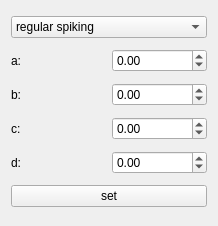
<?xml version="1.0" encoding="UTF-8"?>
<ui version="4.0">
 <class>IzhikevichPropertiesWidget</class>
 <widget class="QWidget" name="IzhikevichPropertiesWidget">
  <property name="geometry">
   <rect>
    <x>0</x>
    <y>0</y>
    <width>218</width>
    <height>226</height>
   </rect>
  </property>
  <property name="windowTitle">
   <string>Form</string>
  </property>
  <layout class="QVBoxLayout" name="verticalLayout">
   <item>
    <widget class="QComboBox" name="comboBox">
     <item>
      <property name="text">
       <string>regular spiking</string>
      </property>
     </item>
     <item>
      <property name="text">
       <string>intrinsically bursting</string>
      </property>
     </item>
     <item>
      <property name="text">
       <string>chattering</string>
      </property>
     </item>
     <item>
      <property name="text">
       <string>fast spiking</string>
      </property>
     </item>
     <item>
      <property name="text">
       <string>thalamo cortical</string>
      </property>
     </item>
     <item>
      <property name="text">
       <string>resonator</string>
      </property>
     </item>
     <item>
      <property name="text">
       <string>low-threshold spiking</string>
      </property>
     </item>
    </widget>
   </item>
   <item>
    <layout class="QHBoxLayout" name="horizontalLayout_7">
     <item>
      <widget class="QLabel" name="label_a">
       <property name="text">
        <string>a:</string>
       </property>
      </widget>
     </item>
     <item>
      <widget class="QDoubleSpinBox" name="a">
       <property name="minimum">
        <double>-999.000000000000000</double>
       </property>
       <property name="maximum">
        <double>999.000000000000000</double>
       </property>
      </widget>
     </item>
    </layout>
   </item>
   <item>
    <layout class="QHBoxLayout" name="horizontalLayout_8">
     <item>
      <widget class="QLabel" name="label_b">
       <property name="text">
        <string>b:</string>
       </property>
      </widget>
     </item>
     <item>
      <widget class="QDoubleSpinBox" name="b">
       <property name="minimum">
        <double>-999.000000000000000</double>
       </property>
       <property name="maximum">
        <double>999.000000000000000</double>
       </property>
      </widget>
     </item>
    </layout>
   </item>
   <item>
    <layout class="QHBoxLayout" name="horizontalLayout_9">
     <item>
      <widget class="QLabel" name="label_c">
       <property name="text">
        <string>c:</string>
       </property>
      </widget>
     </item>
     <item>
      <widget class="QDoubleSpinBox" name="c">
       <property name="minimum">
        <double>-999.000000000000000</double>
       </property>
       <property name="maximum">
        <double>999.000000000000000</double>
       </property>
      </widget>
     </item>
    </layout>
   </item>
   <item>
    <layout class="QHBoxLayout" name="horizontalLayout_10">
     <item>
      <widget class="QLabel" name="label_d">
       <property name="text">
        <string>d:</string>
       </property>
      </widget>
     </item>
     <item>
      <widget class="QDoubleSpinBox" name="d">
       <property name="minimum">
        <double>-999.000000000000000</double>
       </property>
       <property name="maximum">
        <double>999.000000000000000</double>
       </property>
      </widget>
     </item>
    </layout>
   </item>
   <item>
    <widget class="QPushButton" name="set_button">
     <property name="text">
      <string>set</string>
     </property>
    </widget>
   </item>
  </layout>
 </widget>
 <resources/>
 <connections/>
</ui>
